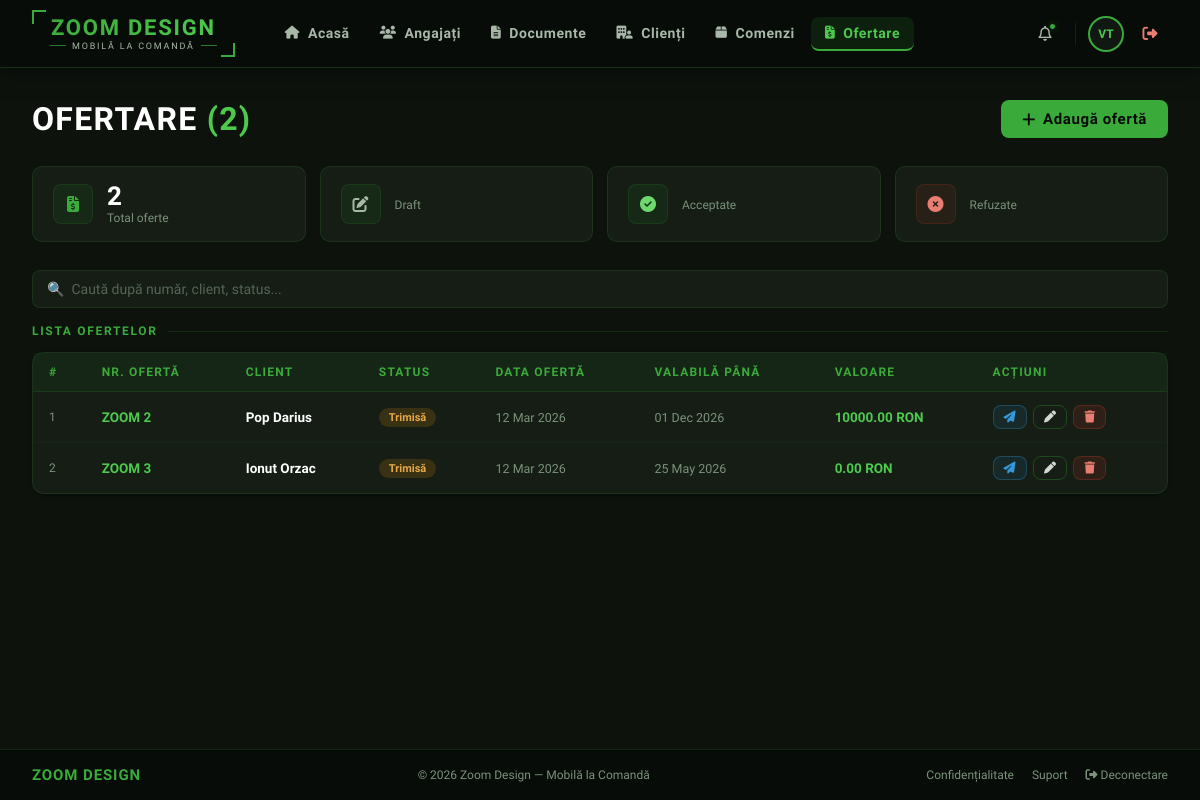
Screenshot of /ofertare/ (signed in) with the database file from the repository.
### ofertare/models.py (models this page shows, shortened)
class Oferta(models.Model):
    STATUS_CHOICES = [
        ('draft',      'Draft'),
        ('trimisa',    'Trimisă'),
        ('acceptata',  'Acceptată'),
        ('refuzata',   'Refuzată'),
    ]
    numar        = models.CharField(max_length=50, unique=True)
    client       = models.ForeignKey(Client, on_delete=models.CASCADE)
    descriere    = models.TextField(blank=True)
    status       = models.CharField(max_length=20, choices=STATUS_CHOICES, default='draft')
    data_oferta  = models.DateField(auto_now_add=True)
    valoare      = models.DecimalField(max_digits=10, decimal_places=2, default=0)
    valabila_pana = models.DateField(null=True, blank=True)
    class Meta:
        verbose_name = "Oferta"
        verbose_name_plural = "Oferte"
        ordering = ['-data_oferta']

### clienti/models.py (models this page shows)
class Client(models.Model):
    nume      = models.CharField(max_length=200)
    email     = models.EmailField(blank=True)
    telefon   = models.CharField(max_length=20, blank=True)
    adresa    = models.TextField(blank=True)
    cui       = models.CharField(max_length=20, blank=True, verbose_name="CUI")
    activ     = models.BooleanField(default=True)
    creat_la  = models.DateTimeField(auto_now_add=True)
    def __str__(self):
        return self.nume
    class Meta:
        verbose_name = "Client"
        verbose_name_plural = "Clienti"
        ordering = ['nume']

### ofertare/views.py (the view)
# urls.py: path('',               views.OfertareListView.as_view(),  name='ofertare'),
class OfertareListView(LoginRequiredMixin, ListView):
    model = Oferta
    template_name = 'ofertare/ofertare_list.html'
    context_object_name = 'oferte'
    login_url = '/login/'

### templates/ofertare/ofertare_list.html (shortened to what this page needs)
{% extends 'base.html' %}
{% block nav_ofertare %}active{% endblock %}
{% block content %}
<div class="page-header">
  <h1>Ofertare <span>({{ oferte|length }})</span></h1>
  <a href="{% url 'oferta_adauga' %}" class="btn btn-green"><i class="fa-solid fa-plus"></i> Adaugă ofertă</a>
</div>
<div class="stats-row">
  <div class="stat-mini">
    <div class="stat-mini-icon"><i class="fa-solid fa-file-invoice-dollar"></i></div>
    <div><div class="stat-mini-val">{{ oferte|length }}</div><div class="stat-mini-label">Total oferte</div></div>
  </div>
  <div class="stat-mini">
    <div class="stat-mini-icon" style="color:var(--slate-300);"><i class="fa-solid fa-pen-to-square"></i></div>
    <div><div class="stat-mini-val">{{ oferte_draft }}</div><div class="stat-mini-label">Draft</div></div>
  </div>
  <div class="stat-mini">
    <div class="stat-mini-icon" style="color:#6dd96d;"><i class="fa-solid fa-circle-check"></i></div>
    <div><div class="stat-mini-val" style="color:#6dd96d;">{{ oferte_acceptate }}</div><div class="stat-mini-label">Acceptate</div></div>
  </div>
  <div class="stat-mini">
    <div class="stat-mini-icon" style="color:#e87d72;background:rgba(192,57,43,0.1);border-color:rgba(192,57,43,0.2);"><i class="fa-solid fa-circle-xmark"></i></div>
    <div><div class="stat-mini-val" style="color:#e87d72;">{{ oferte_refuzate }}</div><div class="stat-mini-label">Refuzate</div></div>
  </div>
</div>
<input class="search-input" type="text" id="searchInput" placeholder="🔍  Caută după număr, client, status..."/>
<div class="section-label">Lista ofertelor</div>
<div class="card">
  <div class="table-wrap">
    <table id="ofertareTable">
      <thead>
        <tr>
          <th>#</th><th>Nr. ofertă</th><th>Client</th><th>Status</th><th>Data ofertă</th><th>Valabilă până</th><th>Valoare</th><th>Acțiuni</th>
        </tr>
      </thead>
      <tbody>
        {% for oferta in oferte %}
        <tr>
          <td style="color:var(--slate-400);font-size:12px;">{{ forloop.counter }}</td>
          <td><span style="font-family:'Rajdhani',sans-serif;font-weight:700;color:var(--green-light);">{{ oferta.numar }}</span></td>
          <td style="color:var(--white);font-weight:600;">{{ oferta.client }}</td>
          <td>
            {% if oferta.status == 'draft' %}<span class="badge badge-info">Draft</span>
            {% elif oferta.status == 'trimisa' %}<span class="badge badge-warning">Trimisă</span>
            {% elif oferta.status == 'acceptata' %}<span class="badge badge-success">Acceptată</span>
            {% else %}<span class="badge badge-danger">Refuzată</span>{% endif %}
          </td>
          <td style="color:var(--slate-400);font-size:12.5px;">{{ oferta.data_oferta|date:"d M Y" }}</td>
          <td style="color:var(--slate-400);font-size:12.5px;">{{ oferta.valabila_pana|date:"d M Y"|default:"—" }}</td>
          <td style="color:var(--green-light);font-family:'Rajdhani',sans-serif;font-weight:700;">{{ oferta.valoare }} RON</td>
          <td>
            <div style="display:flex; gap:6px; align-items: center;">
              <a href="{% url 'trimite_oferta_email' oferta.pk %}"
                 class="btn btn-outline"
                 style="padding:5px 10px; font-size:12px; border-color:rgba(52,152,219,0.3); color:#3498db; background:rgba(52,152,219,0.1);"
                 title="Trimite pe email"
                 onclick="return confirm('Ești sigur că vrei să trimiți oferta {{ oferta.numar }} către {{ oferta.client.email }}?')">
                <i class="fa-solid fa-paper-plane"></i>
              </a>
              <a href="{% url 'oferta_edit' oferta.pk %}"
                 class="btn btn-outline"
                 style="padding:5px 10px; font-size:12px;"
                 title="Editează">
                <i class="fa-solid fa-pen"></i>
              </a>
              <a href="{% url 'oferta_delete' oferta.pk %}"
                 class="btn"
                 style="padding:5px 10px; font-size:12px; background:rgba(192,57,43,0.15); border-color:rgba(192,57,43,0.3); color:#e87d72;"
                 title="Șterge">
                <i class="fa-solid fa-trash"></i>
              </a>
            </div>
          </td>
        </tr>
        {% endfor %}
      </tbody>
    </table>
  </div>
</div>
{% endblock %}

### templates/base.html (shortened to what this page needs)
<!DOCTYPE html>
<html lang="ro">
<head>
  {% load static %}
  <link rel="stylesheet" href="https://cdnjs.cloudflare.com/ajax/libs/font-awesome/6.5.0/css/all.min.css"/>
</head>
<body>
  <header class="topbar">
    <div class="brand-logo">
      <div class="logo-box">
        <div class="logo-inner">
          <div class="logo-name">Zoom Design</div>
          <div class="logo-tagline">Mobilă la Comandă</div>
        </div>
      </div>
    </div>
    <nav class="topbar-nav">
      <a href="{% url 'home' %}"      class="nav-link {% block nav_home %}{% endblock %}"><i class="fa-solid fa-house"></i> Acasă</a>
      <a href="{% url 'angajati' %}"  class="nav-link {% block nav_angajati %}{% endblock %}"><i class="fa-solid fa-users"></i> Angajați</a>
      <a href="{% url 'documente' %}" class="nav-link {% block nav_documente %}{% endblock %}"><i class="fa-solid fa-file-lines"></i> Documente</a>
      <a href="{% url 'clienti' %}"   class="nav-link {% block nav_clienti %}{% endblock %}"><i class="fa-solid fa-building-user"></i> Clienți</a>
      <a href="{% url 'comenzi' %}"   class="nav-link {% block nav_comenzi %}{% endblock %}"><i class="fa-solid fa-box"></i> Comenzi</a>
      <a href="{% url 'ofertare' %}"  class="nav-link {% block nav_ofertare %}{% endblock %}"><i class="fa-solid fa-file-invoice-dollar"></i> Ofertare</a>
    </nav>
    <div class="topbar-right">
      <div class="tb-icon" title="Notificări">
        <i class="fa-regular fa-bell"></i>
        <span class="notif-dot"></span>
      </div>
      <div class="topbar-avatar" title="{{ user.get_full_name|default:user.username }}">
        {% if user.is_authenticated %}
          {{ user.first_name|first|upper }}{{ user.last_name|first|upper }}
        {% else %}
          <i class="fa-solid fa-user" style="font-size:11px"></i>
        {% endif %}
      </div>
      {% if user.is_authenticated %}
      <a href="{% url 'logout' %}" class="tb-icon" title="Deconectare" style="color:#e87d72;">
        <i class="fa-solid fa-right-from-bracket"></i>
      </a>
      {% endif %}
    </div>
  </header>
  <div class="page-wrap">
    <main class="page-content">
      {% block content %}{% endblock %}
    </main>
    <footer class="footer">
      <div class="footer-logo">ZOOM DESIGN</div>
      <span>&copy; {% now "Y" %} Zoom Design — Mobilă la Comandă</span>
      <div class="footer-links">
        <a href="#">Confidențialitate</a>
        <a href="#">Suport</a>
        <a href="{% url 'logout' %}"><i class="fa-solid fa-right-from-bracket"></i> Deconectare</a>
      </div>
    </footer>
  </div>
</body>
</html>

### templates/ofertare/ofertare_list.html (style rules this page uses)
.page-header { display:flex; align-items:center; justify-content:space-between; margin-bottom:28px; }
.page-header h1 { font-family:'Rajdhani',sans-serif; font-size:32px; font-weight:700; color:var(--white); text-transform:uppercase; letter-spacing:0.04em; }
.page-header h1 span { color:var(--green-light); }
.section-label { font-family:'Rajdhani',sans-serif; font-size:12px; font-weight:700; letter-spacing:0.14em; text-transform:uppercase; color:var(--green-mid); margin-bottom:14px; display:flex; align-items:center; gap:10px; }
.section-label::after { content:''; flex:1; height:1px; background:rgba(45,138,45,0.2); }
.stats-row { display:grid; grid-template-columns:repeat(4,1fr); gap:14px; margin-bottom:28px; }
.stat-mini { background:var(--dark-card); border:1px solid rgba(45,138,45,0.2); border-radius:10px; padding:16px 20px; display:flex; align-items:center; gap:14px; }
.stat-mini-icon { width:40px; height:40px; border-radius:8px; background:rgba(45,138,45,0.1); border:1px solid rgba(45,138,45,0.2); display:flex; align-items:center; justify-content:center; font-size:16px; color:var(--green-mid); flex-shrink:0; }
.stat-mini-val { font-family:'Rajdhani',sans-serif; font-size:26px; font-weight:700; color:var(--white); line-height:1; }
.stat-mini-label { font-size:12px; color:var(--slate-400); margin-top:2px; }
.search-input { width:100%; background:var(--dark-card); border:1.5px solid rgba(45,138,45,0.2); border-radius:8px; padding:10px 14px; font-size:14px; font-family:'Mulish',sans-serif; color:var(--white); outline:none; margin-bottom:16px; transition:border-color 0.18s; }
.search-input::placeholder { color:var(--slate-500); }

### rows the page displays
Oferta: numar "ZOOM 2", client "Pop Darius", status "Trimisă", data_oferta "12 Mar 2026", valabila_pana "01 Dec 2026", valoare "10000.00"
Oferta: numar "ZOOM 3", client "Ionut Orzac", status "Trimisă", data_oferta "12 Mar 2026", valabila_pana "25 May 2026", valoare "0.00"

### other values shown
{{ user.first_name|first|upper }} "V"
{{ user.last_name|first|upper }} "T"
{{ oferte|length }} "2"
